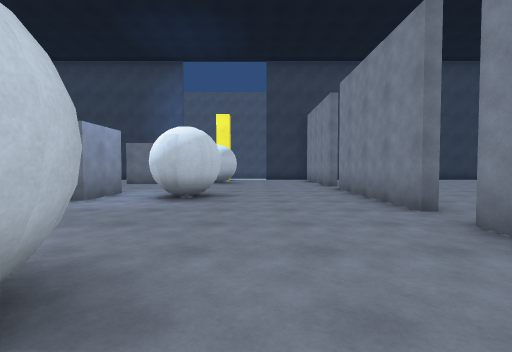
[1] (above)

24 first-person views from a walk through a 3-D level made in the Unity game engine. The camera is 1.3 m above the floor, tilts 2° down and sees 85° across. The floor is counted in squares, 2 m on a side. Each view is taken from the middle of a square. On the plan, view 1 faces up. The plan holds only what a view shows up to about 9 squares ahead; the rest is blank. The place goes on beyond the plan.

[2]
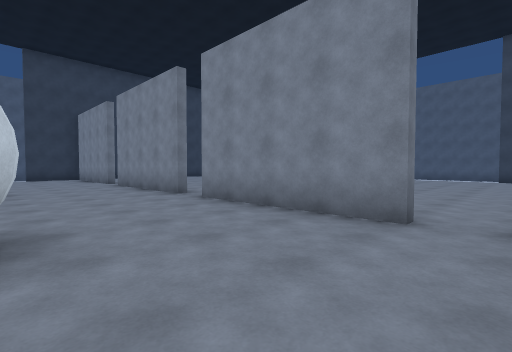

[3]
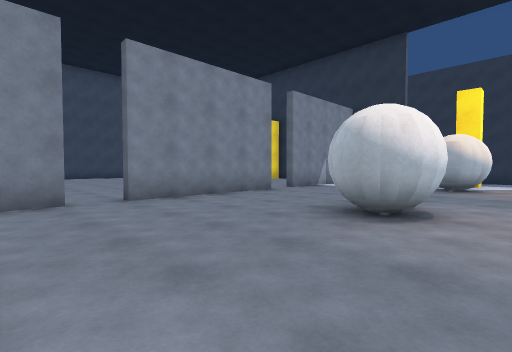

[4]
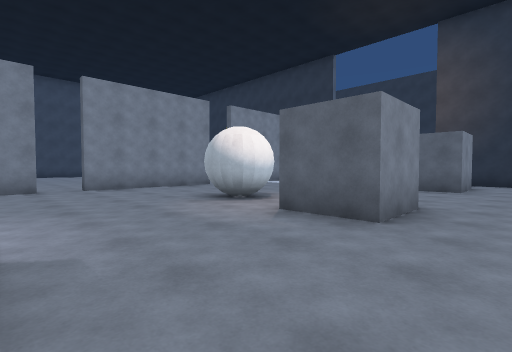

[5]
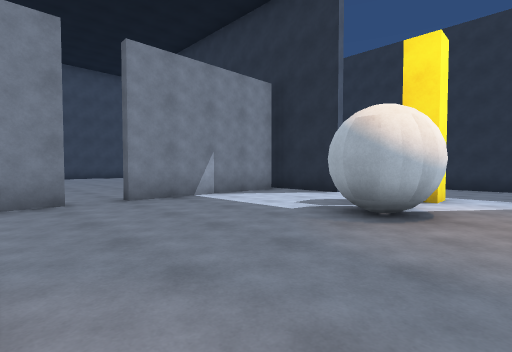

[6]
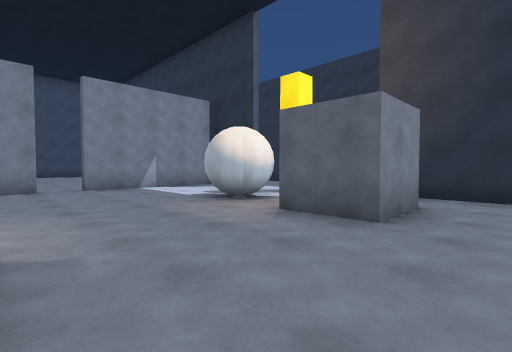

[7]
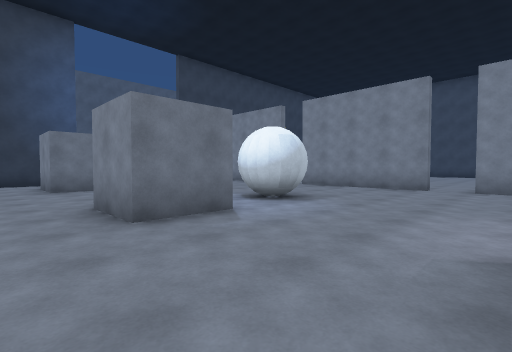

[8]
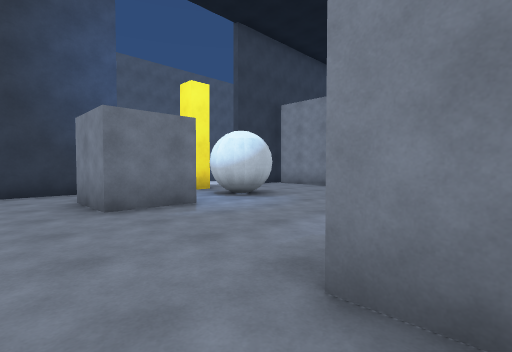

[9]
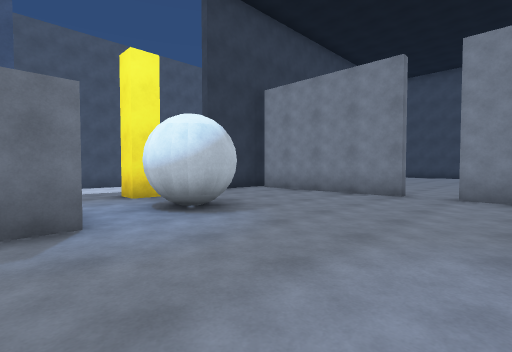

[10]
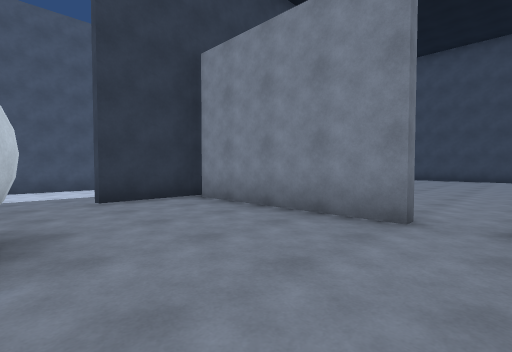

[11]
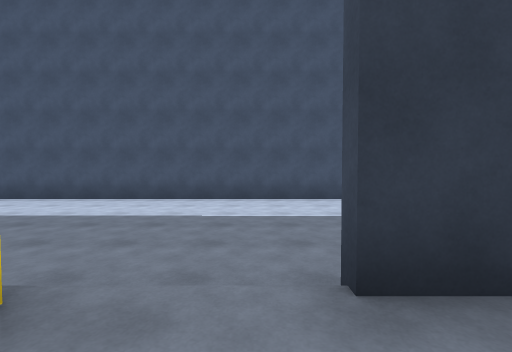

[12]
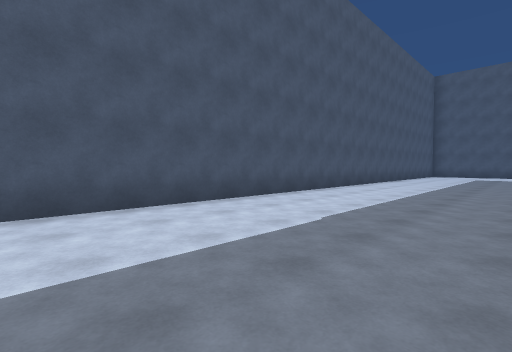

[13]
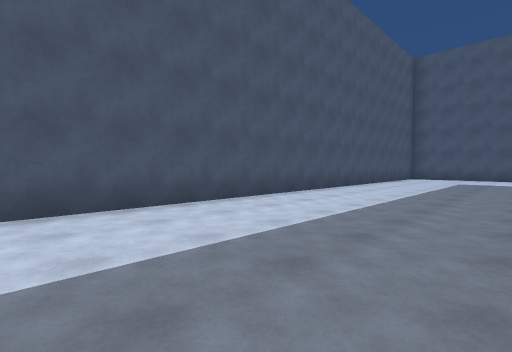

[14]
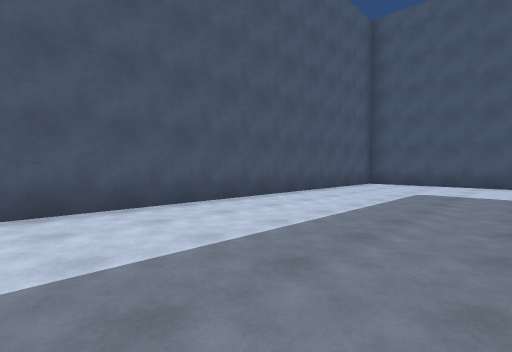

[15]
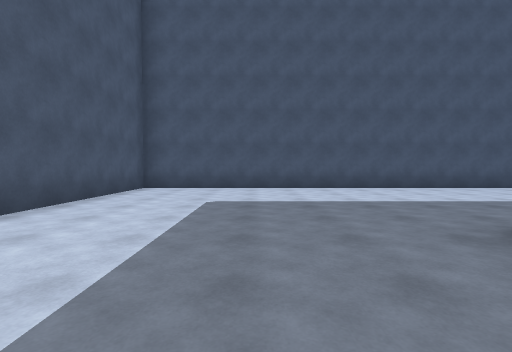

[16]
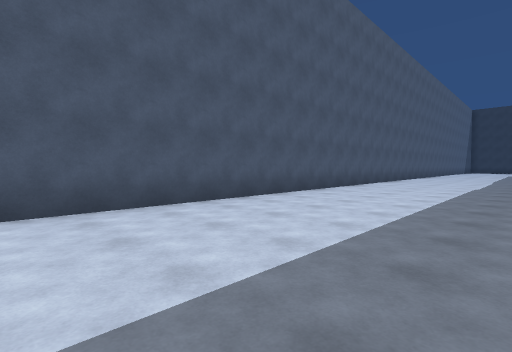

[17]
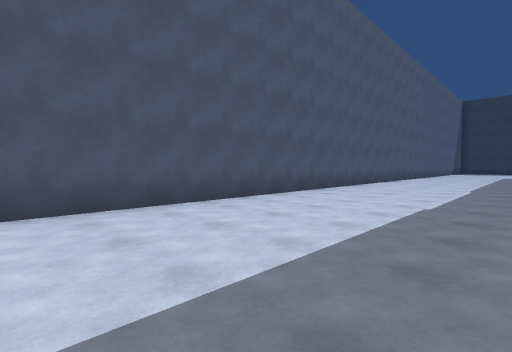

[18]
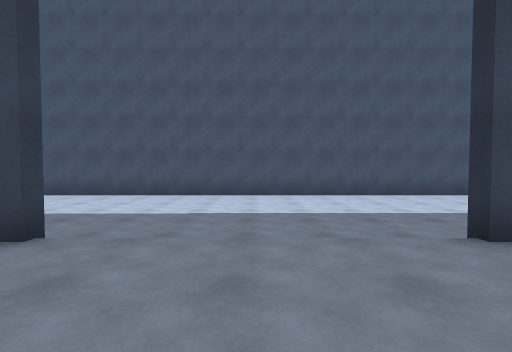

[19]
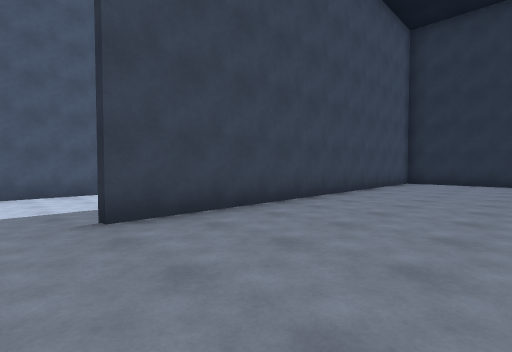

[20]
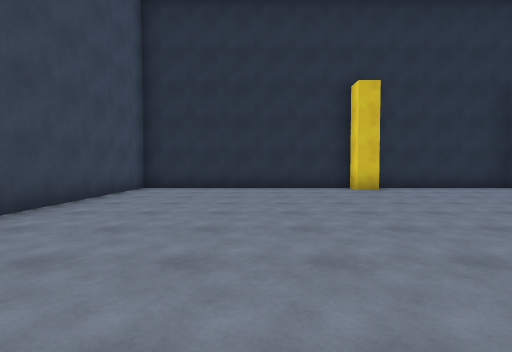

[21]
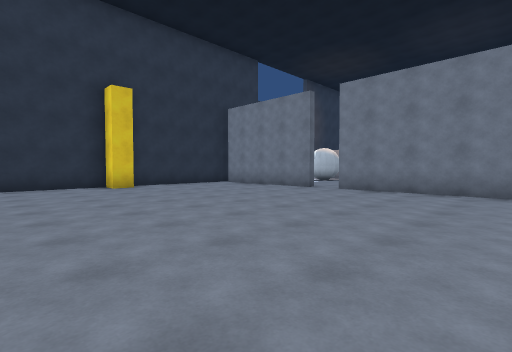

[22]
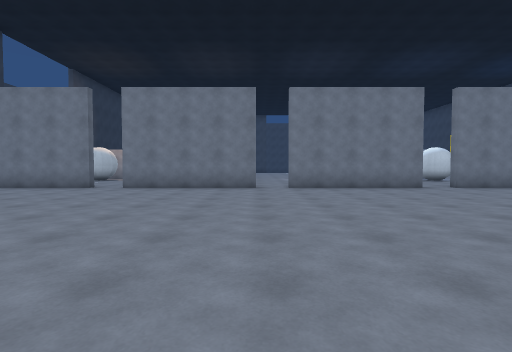

[23]
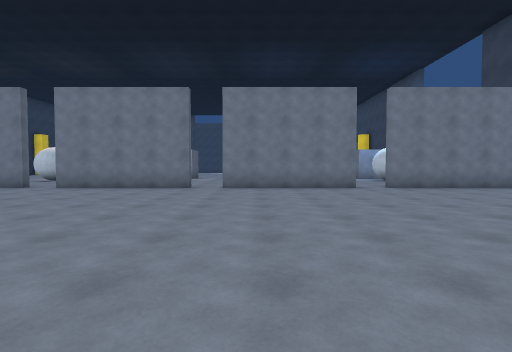

[24]
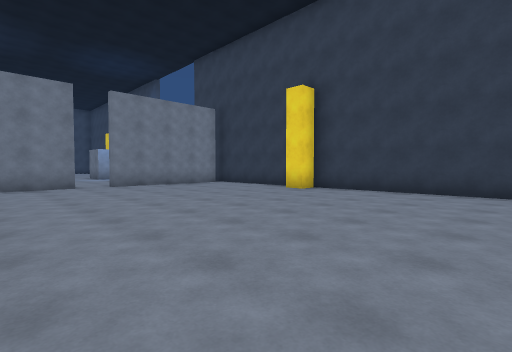

### Floor plan
Key: @ floor where view 1 was taken; # wall or solid block; x gap in a wall; . main floor; - floor 0.5 m lower than the main floor.
Columns run from 6 left of view 1 to 20 right of it. Each row starts with its distance up from view 1.
 20 ###########################
 19 --------------------------#
 18 --------------------------#
 17  -------------------------#
 16   ------------------------#
 15    -----------------------#
 14 ###----###   ###### ------#
 13 .. ..#...#   #.....  -----#
 12 .. ......#  .......  -----#
 11 ..#.##...#.........  -----#
 10 .........#.........  -----#
  9 .........#.........  -----#
  8 .........x.........  -----#
  7 .........#.........  -----#
  6 ..#.##...#.........  -----#
  5 .........#........   -----#
  4 .........#.......   #-----#
  3 .........x......   .------#
  2 .........#.....   ..------#
  1      #...#.....  ...------#
  0 ......@..#..........------#
 -1 .........#..........#-----#
 -2 .........x..........#-----#
 -3 .........#..........# ----#
 -4 ..#.##...#..........#  ---#
 -5 .........#..........#    -#
 -6 .........#..........#
 -7 .........x..........#
 -8 .........#..........#
 -9 ..#.##...#..........#
-10 .........#..........#
-11 ###..#.##############
-12
-13
-14    ---
-15    ---
-16     --

Where each view was taken, in squares from view 1:
view 1: 0 up, 0 right, facing up
view 2: 2 down, 1 left, facing up-right
view 3: 0 up, 3 left, facing down-right
view 4: 0 up, 6 left, facing down-right
view 5: 5 down, 3 left, facing down-right
view 6: 5 down, 6 left, facing down-right
view 7: 2 up, 6 left, facing up-right
view 8: 6 up, 6 left, facing up-right
view 9: 7 up, 4 left, facing up-right
view 10: 8 up, 1 left, facing up-right
view 11: 12 up, 0 right, facing up
view 12: 15 up, 0 right, facing up-right
view 13: 15 up, 4 right, facing up-right
view 14: 15 up, 9 right, facing up-right
view 15: 16 up, 11 right, facing right
view 16: 16 up, 15 right, facing down-right
view 17: 11 up, 15 right, facing down-right
view 18: 1 up, 11 right, facing right
view 19: 0 up, 10 right, facing down-right
view 20: 3 down, 10 right, facing down
view 21: 2 down, 10 right, facing down-left
view 22: 2 down, 11 right, facing left
view 23: 5 up, 11 right, facing left
view 24: 6 up, 12 right, facing up-left
